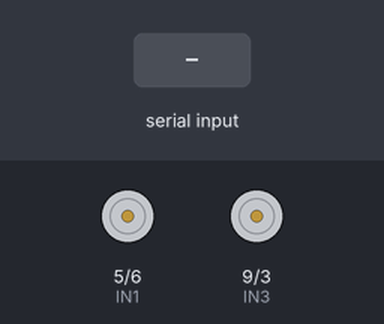
This sketch was run on a simulated Arduino Uno, built with avr-gcc and run on an emulated ATmega328P. Parts: motor-driver pin pairs drawn as motors (green arrow = first pin HIGH = forward, orange = second pin HIGH = backward, longer = more drive). The inputs (shaded band) are chosen by the test bench.

Above: at 1.2 s.
1.3 s: "W" received over Serial
At 2.0 s:
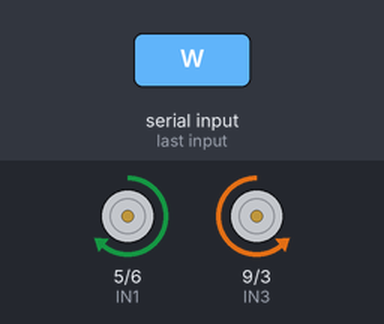
2.8 s: "S" received over Serial
At 3.2 s:
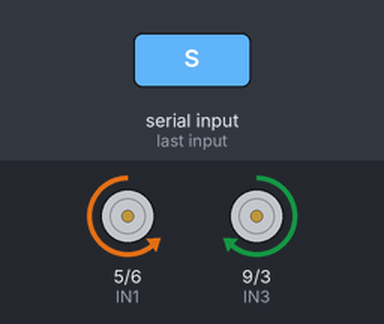
4.3 s: "A" received over Serial
At 5.5 s:
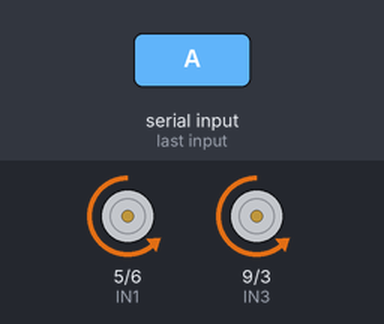
5.8 s: "D" received over Serial
At 6.6 s:
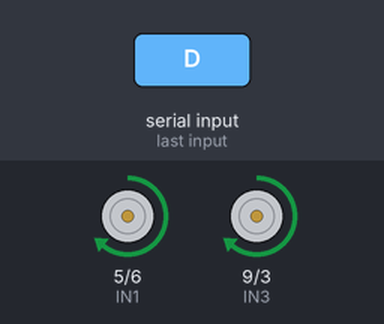
Timing chart, 0 to 8.3 s (numbered marks = the images above; inputs shaded):
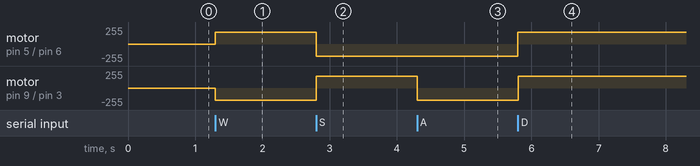

Measured:
- after the input at 1.3 s, motor on pin 5 (IN1) / pin 6 (IN2): stopped → forward 180/255 at once; motor on pin 9 (IN3) / pin 3 (IN4): stopped → backward 180/255 at once
- after the input at 2.8 s, motor on pin 5 (IN1) / pin 6 (IN2): forward 180/255 → backward 180/255 at once; motor on pin 9 (IN3) / pin 3 (IN4): backward 180/255 → forward 180/255 at once
- after the input at 4.3 s, motor on pin 9 (IN3) / pin 3 (IN4): forward 180/255 → backward 180/255 at once
- after the input at 5.8 s, motor on pin 5 (IN1) / pin 6 (IN2), motor on pin 9 (IN3) / pin 3 (IN4): backward 180/255 → forward 180/255 at once

The sketch:

Remote_Control.ino
```cpp
const int IN1 = 5;
const int IN2 = 6;
const int IN3 = 9;
const int IN4 = 3;
const int pwd = 180;


void setup() {
  Serial.begin(9600);
  pinMode(IN1, OUTPUT);
  pinMode(IN2, OUTPUT);
  pinMode(IN3, OUTPUT);
  pinMode(IN4, OUTPUT);

}

int myGetchar ()
{
  int x;
  while ((x = Serial.read()) == -1)
  ;
  return x ;
}

void Forward(){

  digitalWrite(IN3, LOW);
  analogWrite(IN4, pwd);
  analogWrite(IN1, pwd);
  digitalWrite(IN2, LOW);
}

void Backwards(){

  analogWrite(IN3, pwd);
  digitalWrite(IN4, LOW);
  digitalWrite(IN1, LOW);
  analogWrite(IN2, pwd);

}

void turnLeft() {
  digitalWrite(IN1, LOW);
  analogWrite(IN2, pwd);
  digitalWrite(IN3, LOW);
  analogWrite(IN4, pwd);
}

void turnRight() {
  analogWrite(IN1, pwd);
  digitalWrite(IN2, LOW);
  analogWrite(IN3, pwd);
  digitalWrite(IN4, LOW);
}

void Stop() {
  digitalWrite(IN1, LOW);
  digitalWrite(IN2, LOW);
  digitalWrite(IN3, LOW);
  digitalWrite(IN4, LOW);

}


void loop() {

 int c;
  c = myGetchar();
  if (c == 'W')
  {
    Forward();
  }

  if (c == 'S')
  {
    Backwards();
  }

  if (c == 'A')
  {
    turnLeft();
  }

  if (c == 'D')
  {
    turnRight();
  }

  if (c == 'B')
  {
    Stop();
  }

}
```
